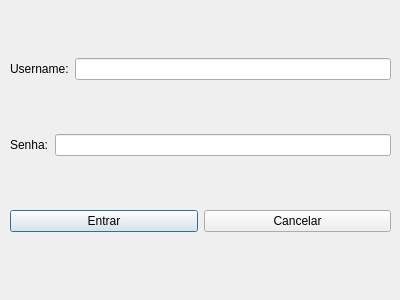
<?xml version="1.0" encoding="UTF-8"?>
<ui version="4.0">
 <class>tl_login</class>
 <widget class="QDialog" name="tl_login">
  <property name="geometry">
   <rect>
    <x>0</x>
    <y>0</y>
    <width>400</width>
    <height>300</height>
   </rect>
  </property>
  <property name="windowTitle">
   <string>Dialog</string>
  </property>
  <widget class="QWidget" name="layoutWidget">
   <property name="geometry">
    <rect>
     <x>10</x>
     <y>10</y>
     <width>381</width>
     <height>271</height>
    </rect>
   </property>
   <layout class="QVBoxLayout" name="verticalLayout">
    <item>
     <layout class="QHBoxLayout" name="horizontalLayout">
      <item>
       <widget class="QLabel" name="label">
        <property name="text">
         <string>Username:</string>
        </property>
       </widget>
      </item>
      <item>
       <widget class="QLineEdit" name="txt_username"/>
      </item>
     </layout>
    </item>
    <item>
     <layout class="QHBoxLayout" name="horizontalLayout_2">
      <item>
       <widget class="QLabel" name="label_2">
        <property name="text">
         <string>Senha:</string>
        </property>
       </widget>
      </item>
      <item>
       <widget class="QLineEdit" name="txt_senha">
        <property name="echoMode">
         <enum>QLineEdit::EchoMode::Password</enum>
        </property>
       </widget>
      </item>
     </layout>
    </item>
    <item>
     <layout class="QHBoxLayout" name="horizontalLayout_3">
      <item>
       <widget class="QPushButton" name="btn_entrar">
        <property name="cursor">
         <cursorShape>PointingHandCursor</cursorShape>
        </property>
        <property name="text">
         <string>Entrar</string>
        </property>
       </widget>
      </item>
      <item>
       <widget class="QPushButton" name="btn_cancelar">
        <property name="cursor">
         <cursorShape>PointingHandCursor</cursorShape>
        </property>
        <property name="text">
         <string>Cancelar</string>
        </property>
       </widget>
      </item>
     </layout>
    </item>
   </layout>
  </widget>
 </widget>
 <resources/>
 <connections/>
</ui>
